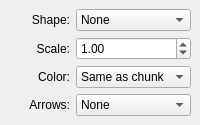
                 <widget class="QWidget" name="tab_9" >
                  <attribute name="title" >
                   <string>Strands</string>
                  </attribute>
                  <layout class="QGridLayout" >
                   <property name="margin" >
                    <number>9</number>
                   </property>
                   <property name="spacing" >
                    <number>6</number>
                   </property>
                   <item row="3" column="1" >
                    <widget class="QComboBox" name="dnaStyleStrandsArrowsComboBox" >
                     <item>
                      <property name="text" >
                       <string>None</string>
                      </property>
                     </item>
                     <item>
                      <property name="text" >
                       <string>Start</string>
                      </property>
                     </item>
                     <item>
                      <property name="text" >
                       <string>End</string>
                      </property>
                     </item>
                     <item>
                      <property name="text" >
                       <string>Both</string>
                      </property>
                     </item>
                    </widget>
                   </item>
                   <item row="3" column="0" >
                    <widget class="QLabel" name="label_262" >
                     <property name="sizePolicy" >
                      <sizepolicy>
                       <hsizetype>1</hsizetype>
                       <vsizetype>5</vsizetype>
                       <horstretch>0</horstretch>
                       <verstretch>0</verstretch>
                      </sizepolicy>
                     </property>
                     <property name="text" >
                      <string>Arrows:</string>
                     </property>
                     <property name="alignment" >
                      <set>Qt::AlignRight|Qt::AlignTrailing|Qt::AlignVCenter</set>
                     </property>
                    </widget>
                   </item>
                   <item row="2" column="1" >
                    <widget class="QComboBox" name="dnaStyleStrandsColorComboBox" >
                     <item>
                      <property name="text" >
                       <string>Same as chunk</string>
                      </property>
                     </item>
                     <item>
                      <property name="text" >
                       <string>Base order</string>
                      </property>
                     </item>
                     <item>
                      <property name="text" >
                       <string>Strand order</string>
                      </property>
                     </item>
                    </widget>
                   </item>
                   <item row="2" column="0" >
                    <widget class="QLabel" name="label_261" >
                     <property name="sizePolicy" >
                      <sizepolicy>
                       <hsizetype>1</hsizetype>
                       <vsizetype>5</vsizetype>
                       <horstretch>0</horstretch>
                       <verstretch>0</verstretch>
                      </sizepolicy>
                     </property>
                     <property name="text" >
                      <string>Color:</string>
                     </property>
                     <property name="alignment" >
                      <set>Qt::AlignRight|Qt::AlignTrailing|Qt::AlignVCenter</set>
                     </property>
                    </widget>
                   </item>
                   <item row="1" column="1" >
                    <widget class="QDoubleSpinBox" name="dnaStyleStrandsScaleSpinBox" >
                     <property name="maximum" >
                      <double>10.000000000000000</double>
                     </property>
                     <property name="singleStep" >
                      <double>0.100000000000000</double>
                     </property>
                     <property name="value" >
                      <double>1.000000000000000</double>
                     </property>
                    </widget>
                   </item>
                   <item row="1" column="0" >
                    <widget class="QLabel" name="textLabel1_3_2_9" >
                     <property name="toolTip" >
                      <string>CPK Atom Scale factor for CPK display mode</string>
                     </property>
                     <property name="text" >
                      <string>Scale:</string>
                     </property>
                     <property name="alignment" >
                      <set>Qt::AlignRight|Qt::AlignTrailing|Qt::AlignVCenter</set>
                     </property>
                    </widget>
                   </item>
                   <item row="0" column="1" >
                    <widget class="QComboBox" name="dnaStyleStrandsShapeComboBox" >
                     <item>
                      <property name="text" >
                       <string>None</string>
                      </property>
                     </item>
                     <item>
                      <property name="text" >
                       <string>Cylinders</string>
                      </property>
                     </item>
                     <item>
                      <property name="text" >
                       <string>Tube</string>
                      </property>
                     </item>
                    </widget>
                   </item>
                   <item row="0" column="0" >
                    <widget class="QLabel" name="label_26" >
                     <property name="sizePolicy" >
                      <sizepolicy>
                       <hsizetype>1</hsizetype>
                       <vsizetype>5</vsizetype>
                       <horstretch>0</horstretch>
                       <verstretch>0</verstretch>
                      </sizepolicy>
                     </property>
                     <property name="text" >
                      <string>Shape:</string>
                     </property>
                     <property name="alignment" >
                      <set>Qt::AlignRight|Qt::AlignTrailing|Qt::AlignVCenter</set>
                     </property>
                    </widget>
                   </item>
                  </layout>
                 </widget>
